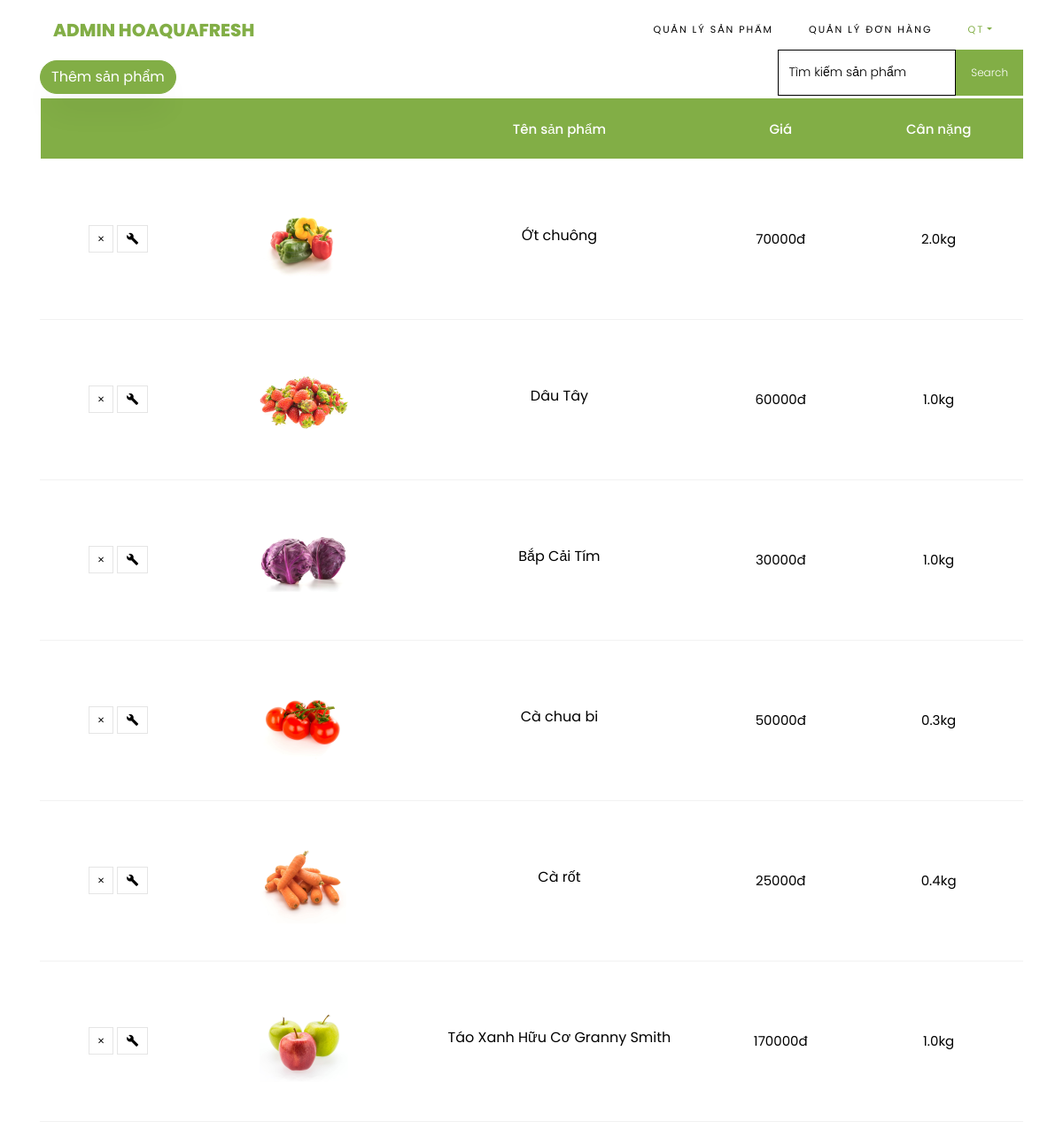
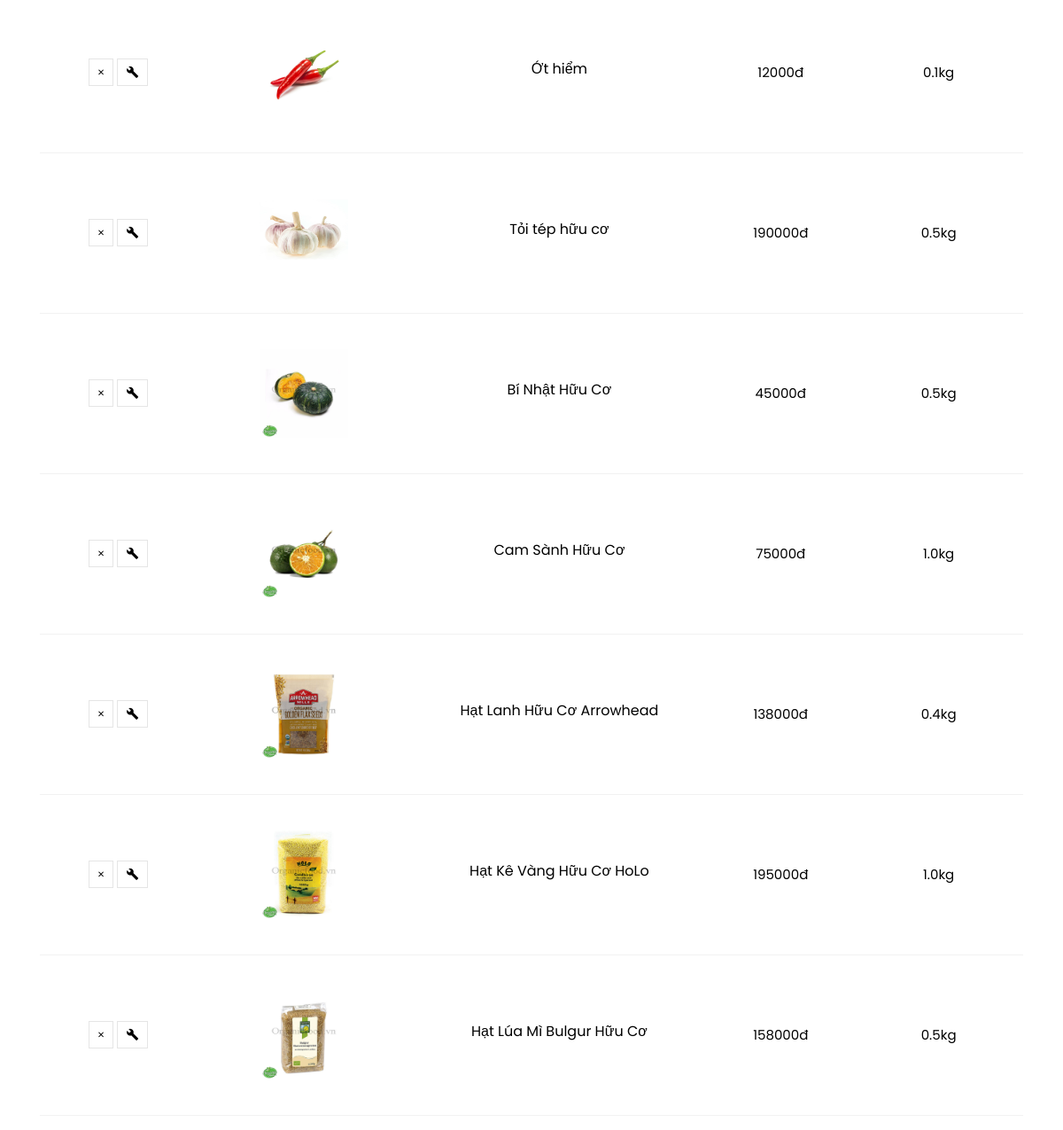
The app's page /admin.php?ctrller=product (signed in) with its own data (2 pictures, top to bottom).
### tables this page shows
CREATE TABLE `product` (
  `id` int(100) NOT NULL,
  `name` varchar(255) NOT NULL,
  `price` int(100) NOT NULL,
  `detail` text NOT NULL,
  `img` varchar(255) NOT NULL,
  `weight` float(100,1) NOT NULL,
  `buy` int(255) NOT NULL,
  `cateid` int(100) NOT NULL
);

### model/database.php (called while the page is built, shortened)
<?php
    class DATABASE
    {
        private $host = 'localhost';
        private $dbname = 'hoaqua';
        private $username = 'root';
        private $password = '';
        private $options =array(PDO::MYSQL_ATTR_INIT_COMMAND => "SET NAMES utf8");
        private $sql="";
        private $DBH="";
        function __construct()
        {
            $this->DBH = new PDO('mysql:host='.$this->host.';dbname='.$this->dbname,$this->username,$this->password,$this->options);
        }
        function SetQuery($_sql)
        {
            $this->sql=$_sql;
        }
        function ThucHienTruyVan()
        {
            $result=$this->DBH->query($this->sql);
            return $result;
        }
    }
?>

### model/product.php (called while the page is built, shortened)
<?php
    include_once('database.php');
    class PRODUCT extends DATABASE
    {
        function getAllProduct()
        {
            $this->result=$this->ThucHienTruyVan();
            return $this->result;
        }
    }
?>

### view/admin/product/product.php (the view)
<div style="margin-bottom: 5px;height: 38px;">
          <div class="col-md-3 d-flex align-items-center" style="height: 28px;float: right;padding:0">
<form action="admin.php?ctrller=product&act=search" method="post"  class="subscribe-form">
                <div class="form-group d-flex">
              <input type='text' class="form-control" name="search" placeholder="Tìm kiếm sản phẩm" style="border: solid 1px;border-radius:0px">
              <input type="submit" value="Search" class="submit px-3">
</div>
              </form>
</div>
<a href="admin.php?ctrller=product&act=addnew" style="float: left;"class="btn btn-primary">Thêm sản phẩm</a>
</div>
<table class="table">
    <thead class="thead-primary">
        <tr class="text-center">
        <th>&nbsp;</th>
        <th>&nbsp;</th>
        <th>Tên sản phẩm</th>
        <th>Giá</th>
        <th>Cân nặng</th>
        </tr>
    </thead>
    <tbody>
    <?php
    foreach ($pro as $sp) {
        echo'<tr class="text-center">
        <td class="product-remove"><a href="admin.php?ctrller=product&act=delete&id='.$sp['id'].'"><span class="ion-ios-close"></span></a>
        <a href="admin.php?ctrller=product&act=edit&id='.$sp['id'].'"><span class="ion-md-build"></span></a></td>
        <td class="image-prod"><div class="img" style="background-image:url(assets/images/'.$sp['img'].');"></div></td>
        <td class="product-name">
            <h3>'.$sp['name'].'</h3>
        </td>
        <td class="price">'.$sp['price'].'đ</td>
        <td class="price">'.$sp['weight'].'kg</td>
    </tr>';
    }
    ?>
    </tbody>
    </table>

### admin.php (shortened to what this page needs)
<!DOCTYPE html>
<html lang="en">
  <head>
    <link rel="stylesheet" href="assets/css/open-iconic-bootstrap.min.css">
    <link rel="stylesheet" href="assets/css/animate.css">
    <link rel="stylesheet" href="assets/css/owl.carousel.min.css">
    <link rel="stylesheet" href="assets/css/owl.theme.default.min.css">
    <link rel="stylesheet" href="assets/css/magnific-popup.css">
    <link rel="stylesheet" href="assets/css/aos.css">
    <link rel="stylesheet" href="assets/css/ionicons.min.css">
    <link rel="stylesheet" href="assets/css/bootstrap-datepicker.css">
    <link rel="stylesheet" href="assets/css/jquery.timepicker.css">
    <link rel="stylesheet" href="assets/css/flaticon.css">
    <link rel="stylesheet" href="assets/css/icomoon.css">
    <link rel="stylesheet" href="assets/css/style.css">
  </head>
  <body>
    <div class="container">
    <?php
        include 'view/admin/header.php';
        $ctrl="product";
        if(!isset($_SESSION['admin']))
    {
        $ctrl="user";
    }
    elseif(isset($_GET['ctrller']))
    {
        $ctrl=$_GET['ctrller'];
    }
        include 'controller/admin/'.$ctrl.'.php';
    ?>
	</div>
</body>
</html>

### view/admin/header.php (shortened to what this page needs)
<body class="goto-here">
  <nav class="navbar navbar-expand-lg navbar-dark ftco_navbar bg-dark ftco-navbar-light" id="ftco-navbar">
   <div class="container">
     <a class="navbar-brand" href="admin.php">ADMIN HoaQuaFresh</a>
     <div class="collapse navbar-collapse" id="ftco-nav">
       <ul class="navbar-nav ml-auto">
         <li class="nav-item"><a href="admin.php?ctrller=product" class="nav-link">Quản lý sản phẩm</a></li>
         <li class="nav-item"><a href="admin.php?ctrller=order" class="nav-link">Quản lý đơn hàng</a></li>
	  <?php
        if(isset($_SESSION["admin"]))
        {
	echo '<li class="nav-item dropdown">
	<a class="nav-link dropdown-toggle" href="#" style="color: #82ae46;"id="dropdown04" data-toggle="dropdown" aria-haspopup="true" aria-expanded="false">'.$_SESSION["admin"].'</a>
	<div class="dropdown-menu" style="margin-top: 0px;"aria-labelledby="dropdown04">
		<a class="dropdown-item" style="color: red;" href="admin.php?ctrller=user&act=logout">Đăng xuất</a>
		<a class="dropdown-item" href="admin.php?ctrller=user&act=changepassword">Đổi mật khẩu</a>
	</div>
  </li>';
        }
      ?>
       </ul>
     </div>
   </div>
 </nav>

### controller/admin/product.php (shortened to what this page needs)
<?php
include_once 'model/product.php';
$p=new PRODUCT();
$action="index";
switch($action){
    case "index":
        $pro=$p->getAllProduct();
        include 'view/admin/product/product.php';
        break;
}
?>

### records on screen
product: img (picture), name "Ớt chuông", price "70000", weight "2.0"
product: img (picture), name "Dâu Tây", price "60000", weight "1.0"
product: img (picture), name "Bắp Cải Tím", price "30000", weight "1.0"
product: img (picture), name "Cà chua bi", price "50000", weight "0.3"
product: img (picture), name "Cà rốt", price "25000", weight "0.4"
product: img (picture), name "Táo Xanh Hữu Cơ Granny Smith", price "170000", weight "1.0"
product: img (picture), name "Ớt hiểm", price "12000", weight "0.1"
product: img (picture), name "Tỏi tép hữu cơ", price "190000", weight "0.5"
product: img (picture), name "Bí Nhật Hữu Cơ", price "45000", weight "0.5"
product: img (picture), name "Cam Sành Hữu Cơ", price "75000", weight "1.0"
product: img (picture), name "Hạt Lanh Hữu Cơ Arrowhead", price "138000", weight "0.4"
product: img (picture), name "Hạt Kê Vàng Hữu Cơ HoLo", price "195000", weight "1.0"
product: img (picture), name "Hạt Lúa Mì Bulgur Hữu Cơ", price "158000", weight "0.5"

### other values on screen
$_SESSION["admin"] "QT"
